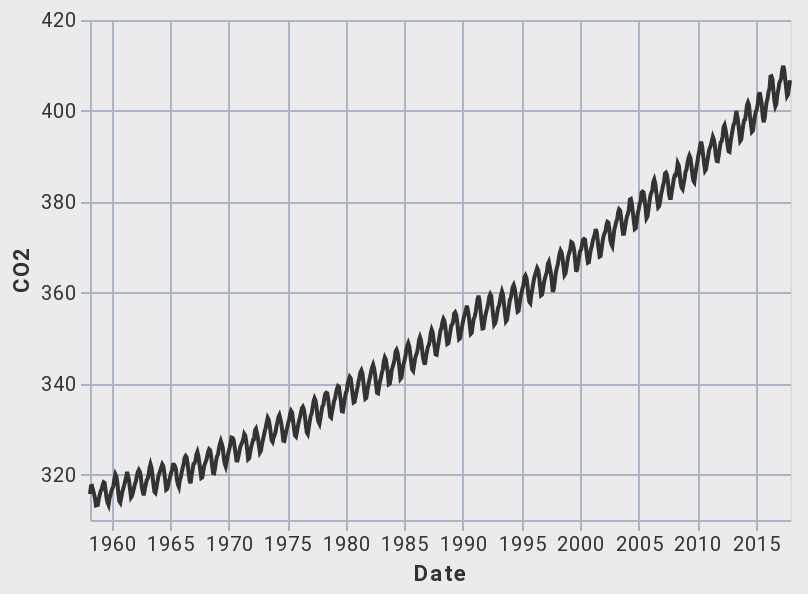

Notebook code for this chart:
### Markdown cell above
## Altair - CarbonPlan Light

### Code cell
alt.themes.enable('carbonplan_light')
alt.Chart(df).mark_line().encode(
    x='Date:T',
    y=alt.Y('CO2:Q', scale=alt.Scale(domain=(310, 420))
    )
).properties(width=350, height=250)

### Figure 1 — Vega-Lite specification as saved in the notebook (floating-point values rounded to 4 significant figures; data arrays with more than 128 entries replaced by an {"elided": "..."} marker saying what was removed)
{"config": {"arc": {"fill": "#333333"}, "area": {"fill": "#333333"}, "axisBand": {"grid": false}, "axisBottom": {"domainColor": "#a9b4c4", "gridColor": "#a9b4c4", "tickColor": "#a9b4c4", "labelFont": "relative-faux-book-pro, Roboto, system-ui, -apple-system, BlinkMacSystemFont", "titleFont": "relative-faux-book-pro, Roboto, system-ui, -apple-system, BlinkMacSystemFont", "labelColor": "#333333", "titleColor": "#333333"}, "axisLeft": {"domainColor": "#a9b4c4", "gridColor": "#a9b4c4", "tickColor": "#a9b4c4", "labelFont": "relative-faux-book-pro, Roboto, system-ui, -apple-system, BlinkMacSystemFont", "titleFont": "relative-faux-book-pro, Roboto, system-ui, -apple-system, BlinkMacSystemFont", "labelColor": "#333333", "titleColor": "#333333"}, "axisRight": {"domainColor": "#a9b4c4", "gridColor": "#a9b4c4", "tickColor": "#a9b4c4", "labelFont": "relative-faux-book-pro, Roboto, system-ui, -apple-system, BlinkMacSystemFont", "titleFont": "relative-faux-book-pro, Roboto, system-ui, -apple-system, BlinkMacSystemFont", "labelColor": "#333333", "titleColor": "#333333"}, "axisTop": {"domainColor": "#a9b4c4", "gridColor": "#a9b4c4", "tickColor": "#a9b4c4", "labelFont": "relative-faux-book-pro, Roboto, system-ui, -apple-system, BlinkMacSystemFont", "titleFont": "relative-faux-book-pro, Roboto, system-ui, -apple-system, BlinkMacSystemFont", "labelColor": "#333333", "titleColor": "#333333"}, "background": "#ebebec", "group": {"fill": "#ebebec"}, "legend": {"labelFont": "relative-faux-book-pro, Roboto, system-ui, -apple-system, BlinkMacSystemFont", "symbolSize": 200, "symbolType": "circle", "titleFont": "relative-faux-book-pro, Roboto, system-ui, -apple-system, BlinkMacSystemFont"}, "line": {"color": "#333333", "stroke": "#333333"}, "trail": {"color": "#333333", "stroke": "#333333"}, "path": {"stroke": "#333333"}, "point": {"filled": true, "color": "#333333", "size": 200, "cursor": "pointer"}, "range": {"category": ["#f07071", "#ea9755", "#d4c05e", "#7eb36a", "#64b9c4", "#85a2f7", "#bc85d9", "#e587b6", "#a9b4c4"]}, "symbol": {"shape": "circle"}, "style": {"bar": {"fill": "#333333"}, "text": {"font": "relative-faux-book-pro, Roboto, system-ui, -apple-system, BlinkMacSystemFont", "fontWeight": 400}}, "title": {"anchor": "start", "fontWeight": 400, "font": "relative-faux-book-pro, Roboto, system-ui, -apple-system, BlinkMacSystemFont"}, "header": {"fontWeight": 400, "labelFont": "relative-faux-book-pro, Roboto, system-ui, -apple-system, BlinkMacSystemFont", "titleFont": "relative-faux-book-pro, Roboto, system-ui, -apple-system, BlinkMacSystemFont"}}, "data": {"name": "data-946712349ca5a7e016b310e6657241e8"}, "mark": "line", "encoding": {"x": {"type": "temporal", "field": "Date"}, "y": {"type": "quantitative", "field": "CO2", "scale": {"domain": [310, 420]}}}, "height": 250, "width": 350, "$schema": "https://vega.github.io/schema/vega-lite/v4.0.2.json", "datasets": {"data-946712349ca5a7e016b310e6657241e8": {"elided": "713 records"}}}
